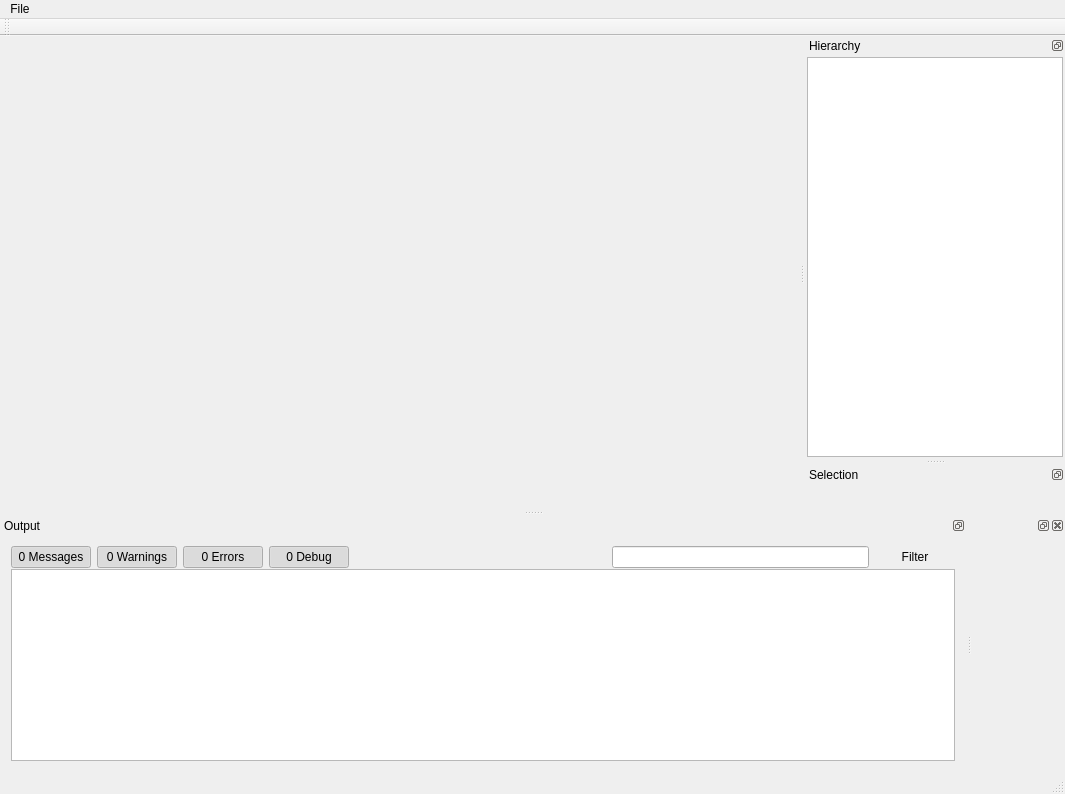
<?xml version="1.0" encoding="UTF-8"?>
<ui version="4.0">
 <class>AnalyticsViewerClass</class>
 <widget class="QMainWindow" name="AnalyticsViewerClass">
  <property name="geometry">
   <rect>
    <x>0</x>
    <y>0</y>
    <width>1065</width>
    <height>794</height>
   </rect>
  </property>
  <property name="windowTitle">
   <string>AnalyticsViewer</string>
  </property>
  <widget class="QWidget" name="centralWidget">
   <layout class="QGridLayout" name="centralLayout">
    <property name="leftMargin">
     <number>2</number>
    </property>
    <property name="topMargin">
     <number>2</number>
    </property>
    <property name="rightMargin">
     <number>2</number>
    </property>
    <property name="bottomMargin">
     <number>2</number>
    </property>
    <property name="spacing">
     <number>2</number>
    </property>
    <item row="0" column="0">
     <widget class="QWidget" name="renderBg" native="true">
      <property name="focusPolicy">
       <enum>Qt::StrongFocus</enum>
      </property>
      <property name="autoFillBackground">
       <bool>false</bool>
      </property>
      <layout class="QVBoxLayout" name="renderLayout"/>
     </widget>
    </item>
   </layout>
  </widget>
  <widget class="QMenuBar" name="menuBar">
   <property name="geometry">
    <rect>
     <x>0</x>
     <y>0</y>
     <width>1065</width>
     <height>18</height>
    </rect>
   </property>
   <widget class="QMenu" name="menuFile">
    <property name="title">
     <string>File</string>
    </property>
    <addaction name="actionOpen"/>
    <addaction name="actionSaveScene"/>
   </widget>
   <addaction name="menuFile"/>
  </widget>
  <widget class="QToolBar" name="mainToolBar">
   <attribute name="toolBarArea">
    <enum>TopToolBarArea</enum>
   </attribute>
   <attribute name="toolBarBreak">
    <bool>false</bool>
   </attribute>
  </widget>
  <widget class="QStatusBar" name="statusBar"/>
  <widget class="QDockWidget" name="dockWidget">
   <property name="features">
    <set>QDockWidget::DockWidgetFloatable|QDockWidget::DockWidgetMovable</set>
   </property>
   <property name="windowTitle">
    <string>Hierarchy</string>
   </property>
   <attribute name="dockWidgetArea">
    <number>2</number>
   </attribute>
   <widget class="QWidget" name="dockWidgetContents">
    <layout class="QGridLayout" name="gridLayout_4">
     <property name="leftMargin">
      <number>2</number>
     </property>
     <property name="topMargin">
      <number>2</number>
     </property>
     <property name="rightMargin">
      <number>2</number>
     </property>
     <property name="bottomMargin">
      <number>2</number>
     </property>
     <property name="horizontalSpacing">
      <number>0</number>
     </property>
     <property name="verticalSpacing">
      <number>2</number>
     </property>
     <item row="0" column="0">
      <widget class="QTreeWidget" name="treeHierarchy">
       <property name="alternatingRowColors">
        <bool>true</bool>
       </property>
       <property name="selectionBehavior">
        <enum>QAbstractItemView::SelectItems</enum>
       </property>
       <property name="rootIsDecorated">
        <bool>false</bool>
       </property>
       <property name="columnCount">
        <number>0</number>
       </property>
       <attribute name="headerDefaultSectionSize">
        <number>40</number>
       </attribute>
      </widget>
     </item>
    </layout>
   </widget>
  </widget>
  <widget class="QDockWidget" name="dockWidget_5">
   <property name="floating">
    <bool>false</bool>
   </property>
   <property name="features">
    <set>QDockWidget::DockWidgetFloatable|QDockWidget::DockWidgetMovable</set>
   </property>
   <property name="windowTitle">
    <string>Selection</string>
   </property>
   <attribute name="dockWidgetArea">
    <number>2</number>
   </attribute>
   <widget class="QWidget" name="dockWidgetContents_5">
    <layout class="QGridLayout" name="gridLayout_5">
     <property name="leftMargin">
      <number>2</number>
     </property>
     <property name="topMargin">
      <number>2</number>
     </property>
     <property name="rightMargin">
      <number>2</number>
     </property>
     <property name="bottomMargin">
      <number>2</number>
     </property>
     <property name="horizontalSpacing">
      <number>0</number>
     </property>
     <property name="verticalSpacing">
      <number>2</number>
     </property>
     <item row="0" column="0">
      <widget class="QtTreePropertyBrowser" name="props" native="true"/>
     </item>
    </layout>
   </widget>
  </widget>
  <widget class="QDockWidget" name="dockWidget_7">
   <property name="features">
    <set>QDockWidget::DockWidgetFloatable|QDockWidget::DockWidgetMovable</set>
   </property>
   <property name="allowedAreas">
    <set>Qt::AllDockWidgetAreas</set>
   </property>
   <property name="windowTitle">
    <string>Output</string>
   </property>
   <attribute name="dockWidgetArea">
    <number>8</number>
   </attribute>
   <widget class="QWidget" name="dockWidgetContents_7">
    <layout class="QGridLayout" name="gridLayout">
     <item row="0" column="0">
      <layout class="QVBoxLayout" name="verticalLayout">
       <property name="spacing">
        <number>1</number>
       </property>
       <item>
        <layout class="QHBoxLayout" name="horizontalLayout">
         <item>
          <widget class="QPushButton" name="toggleMessages">
           <property name="text">
            <string>0 Messages</string>
           </property>
           <property name="icon">
            <iconset>
             <normaloff>Resources/svg/info27.svg</normaloff>Resources/svg/info27.svg</iconset>
           </property>
           <property name="checkable">
            <bool>true</bool>
           </property>
           <property name="checked">
            <bool>true</bool>
           </property>
           <property name="flat">
            <bool>true</bool>
           </property>
          </widget>
         </item>
         <item>
          <widget class="QPushButton" name="toggleWarnings">
           <property name="text">
            <string>0 Warnings</string>
           </property>
           <property name="icon">
            <iconset>
             <normaloff>Resources/svg/warning42.svg</normaloff>Resources/svg/warning42.svg</iconset>
           </property>
           <property name="checkable">
            <bool>true</bool>
           </property>
           <property name="checked">
            <bool>true</bool>
           </property>
           <property name="flat">
            <bool>true</bool>
           </property>
          </widget>
         </item>
         <item>
          <widget class="QPushButton" name="toggleErrors">
           <property name="text">
            <string>0 Errors</string>
           </property>
           <property name="icon">
            <iconset>
             <normaloff>Resources/svg/error6.svg</normaloff>Resources/svg/error6.svg</iconset>
           </property>
           <property name="checkable">
            <bool>true</bool>
           </property>
           <property name="checked">
            <bool>true</bool>
           </property>
           <property name="flat">
            <bool>true</bool>
           </property>
          </widget>
         </item>
         <item>
          <widget class="QPushButton" name="toggleDebug">
           <property name="text">
            <string>0 Debug</string>
           </property>
           <property name="icon">
            <iconset>
             <normaloff>Resources/svg/debugging.svg</normaloff>Resources/svg/debugging.svg</iconset>
           </property>
           <property name="checkable">
            <bool>true</bool>
           </property>
           <property name="checked">
            <bool>true</bool>
           </property>
           <property name="flat">
            <bool>true</bool>
           </property>
          </widget>
         </item>
         <item>
          <spacer name="horizontalSpacer">
           <property name="orientation">
            <enum>Qt::Horizontal</enum>
           </property>
           <property name="sizeHint" stdset="0">
            <size>
             <width>40</width>
             <height>20</height>
            </size>
           </property>
          </spacer>
         </item>
         <item>
          <widget class="QLineEdit" name="editOutputFilter"/>
         </item>
         <item>
          <widget class="QPushButton" name="buttonFilter">
           <property name="text">
            <string>Filter</string>
           </property>
           <property name="icon">
            <iconset>
             <normaloff>Resources/svg/search99.svg</normaloff>Resources/svg/search99.svg</iconset>
           </property>
           <property name="flat">
            <bool>true</bool>
           </property>
          </widget>
         </item>
        </layout>
       </item>
       <item>
        <widget class="QTableWidget" name="tableOutput">
         <property name="frameShadow">
          <enum>QFrame::Sunken</enum>
         </property>
         <property name="alternatingRowColors">
          <bool>true</bool>
         </property>
         <property name="selectionBehavior">
          <enum>QAbstractItemView::SelectRows</enum>
         </property>
         <attribute name="horizontalHeaderCascadingSectionResizes">
          <bool>false</bool>
         </attribute>
         <attribute name="horizontalHeaderDefaultSectionSize">
          <number>50</number>
         </attribute>
         <attribute name="horizontalHeaderStretchLastSection">
          <bool>false</bool>
         </attribute>
         <attribute name="verticalHeaderVisible">
          <bool>false</bool>
         </attribute>
         <attribute name="verticalHeaderDefaultSectionSize">
          <number>20</number>
         </attribute>
        </widget>
       </item>
      </layout>
     </item>
    </layout>
   </widget>
  </widget>
  <widget class="QDockWidget" name="dockWidget_3">
   <attribute name="dockWidgetArea">
    <number>8</number>
   </attribute>
   <widget class="QWidget" name="dockWidgetContents_3"/>
  </widget>
  <action name="actionOpen">
   <property name="text">
    <string>Open</string>
   </property>
  </action>
  <action name="actionSaveScene">
   <property name="text">
    <string>Save Scene</string>
   </property>
  </action>
 </widget>
 <layoutdefault spacing="6" margin="11"/>
 <customwidgets>
  <customwidget>
   <class>QtTreePropertyBrowser</class>
   <extends>QWidget</extends>
   <header>qttreepropertybrowser.h</header>
   <container>1</container>
  </customwidget>
 </customwidgets>
 <resources>
  <include location="analyticsviewer.qrc"/>
 </resources>
 <connections/>
</ui>
